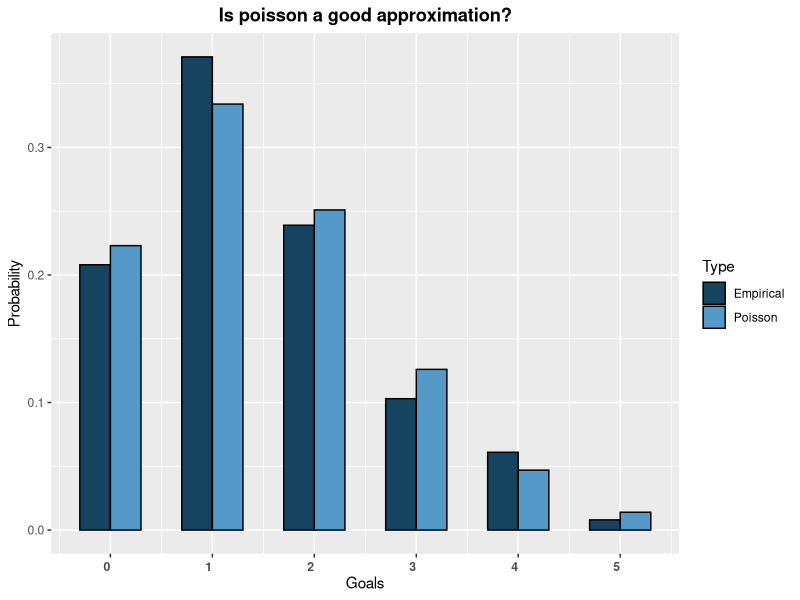
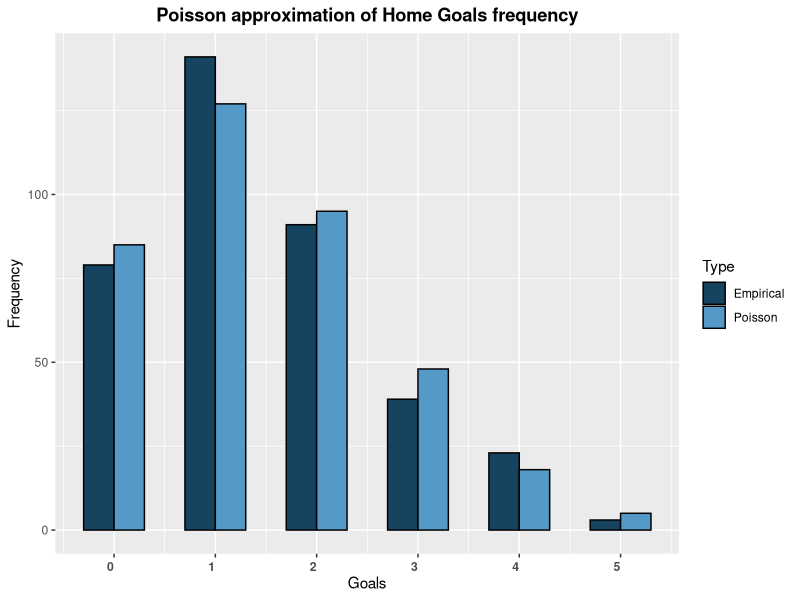

These figures' R source, in order:
#_______________________________________________________________________________         
#   About:   Analysis of Poisson as a good approximation for teams' goals
#_______________________________________________________________________________  

#-------------------------------------------------------------------------------
# Import data
serieA_2122<- read.csv("data/serieA_21-22.csv")
#-------------------------------------------------------------------------------

#-------------------------------------------------------------------------------
# (1) EMPIRICAL VS POISSON: COMPARISON OF HOME GOALS PROBABILITIES
#-------------------------------------------------------------------------------

# Empirical probabilities  ()
ep0=round(sum(serieA_2122$FTHG==0)/380, digits=3)
ep1=round(sum(serieA_2122$FTHG==1)/380, digits=3)
ep2=round(sum(serieA_2122$FTHG==2)/380, digits=3)
ep3=round(sum(serieA_2122$FTHG==3)/380, digits=3)
ep4=round(sum(serieA_2122$FTHG==4)/380, digits=3)
ep5=round(sum(serieA_2122$FTHG==5)/380, digits=3)

# Poisson parameter (mean of home goals)
lambda= mean(serieA_2122$FTHG)

# Theoretical probabilities
tp0 =round(dpois(0,lambda), digits=3)
tp1 =round(dpois(1,lambda), digits=3)
tp2 =round(dpois(2,lambda), digits=3)
tp3 =round(dpois(3,lambda), digits=3)
tp4 =round(dpois(4,lambda), digits=3)
tp5 =round(dpois(5,lambda), digits=3)

# Plot
library(ggplot2)
pois_df<- data.frame(Goals= c(0,1,2,3,4,5,0,1,2,3,4,5),
                     Type=rep(c("Empirical", "Poisson"),each=6),
                     Probability=c(ep0,ep1,ep2,ep3,ep4,ep5,tp0,tp1,tp2,tp3,tp4,tp5))

ggplot(pois_df, aes(x=Goals, y=Probability, fill=Type)) + 
    geom_bar(stat="identity", width=0.6, position=position_dodge(),colour="black")+
    scale_x_continuous(breaks = round(seq(0, 5, by = 1)))+
    scale_fill_manual(values = c("#154360", "#5499C7"))+
    theme(axis.text.x = element_text(angle = 0, vjust = 0.5, hjust=1,face="bold"))+
    ggtitle("Is poisson a good approximation?") +
    theme(plot.title = element_text(hjust = 0.5,face="bold"))
#-------------------------------------------------------------------------------



#-------------------------------------------------------------------------------
# (2) EMPIRICAL VS POISSON: COMPARISON OF HOME GOALS FREQUENCIES
#-------------------------------------------------------------------------------

# Empirical frequencies (ef)
ef0=sum(serieA_2122$FTHG==0)
ef1=sum(serieA_2122$FTHG==1)
ef2=sum(serieA_2122$FTHG==2)
ef3=sum(serieA_2122$FTHG==3)
ef4=sum(serieA_2122$FTHG==4)
ef5=sum(serieA_2122$FTHG==5)

# Poisson parameter (the same of the previous analysis)
lambda= mean(serieA_2122$FTHG)

# Theoretical frequences (tf)
tf0 =round(dpois(0,lambda)*380)
tf1 =round(dpois(1,lambda)*380)
tf2 =round(dpois(2,lambda)*380)
tf3 =round(dpois(3,lambda)*380)
tf4 =round(dpois(4,lambda)*380)
tf5 =round(dpois(5,lambda)*380)

library(ggplot2)
poisfreq_df<- data.frame(Goals= c(0,1,2,3,4,5,0,1,2,3,4,5),
                         Type=rep(c("Empirical", "Poisson"),each=6),
                         Frequency=c(ef0,ef1,ef2,ef3,ef4,ef5,tf0,tf1,tf2,tf3,tf4,tf5))

ggplot(poisfreq_df, aes(x=Goals, y=Frequency, fill=Type)) + 
    geom_bar(stat="identity", width=0.6, position=position_dodge(),colour="black")+
    scale_x_continuous(breaks = round(seq(0, 5, by = 1)))+
    scale_fill_manual(values = c("#154360", "#5499C7"))+
    theme(axis.text.x = element_text(angle = 0, vjust = 0.5, hjust=1,face="bold"))+
    ggtitle("Poisson approximation of Home Goals frequency") +
    theme(plot.title = element_text(hjust = 0.5,face="bold"))
#-------------------------------------------------------------------------------